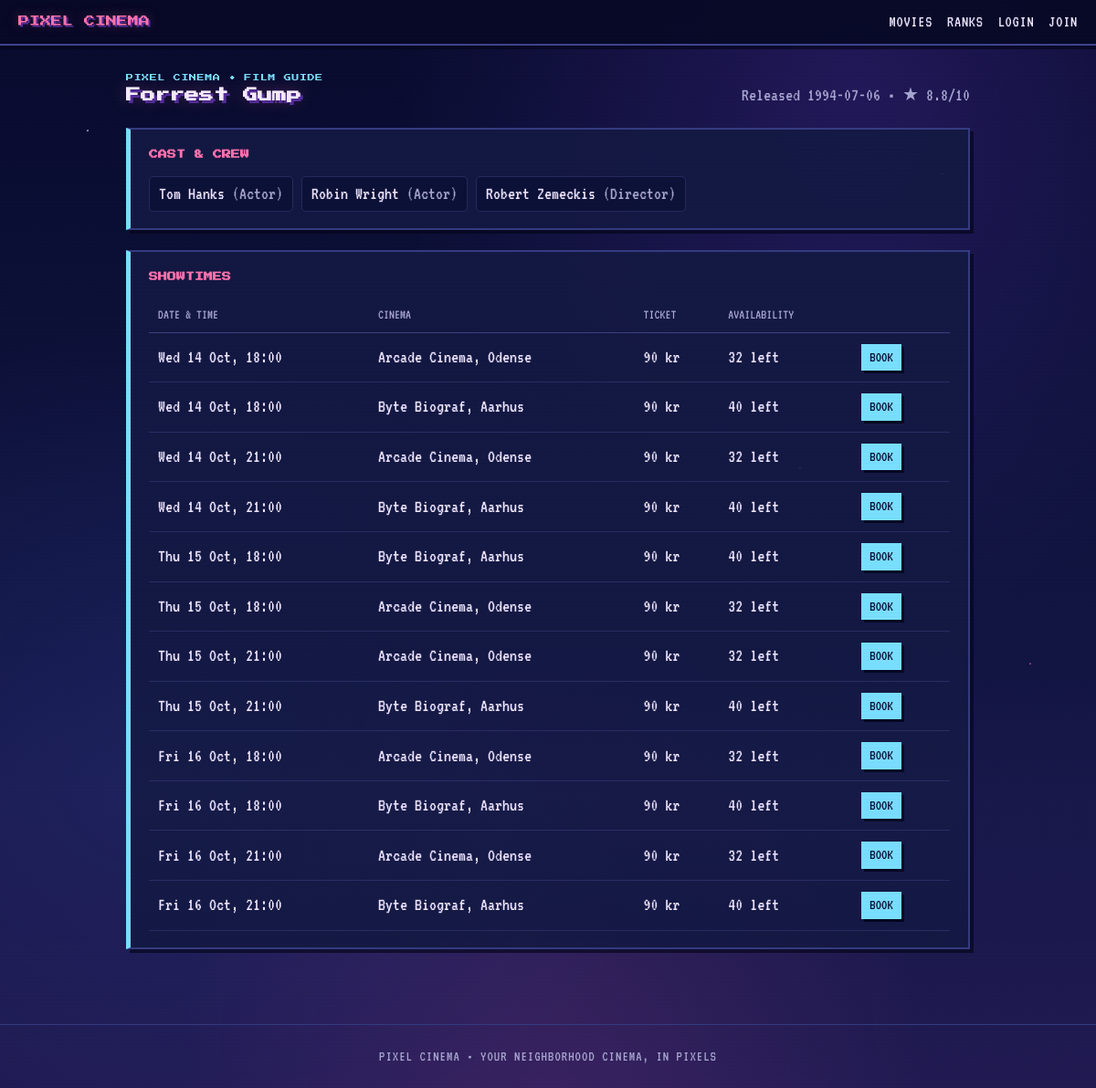
The page /movie.php?id=7 on the database its author committed.
### tables this page shows
CREATE TABLE `movies` (
   movieID INT not null auto_increment primary key,
   title VARCHAR(255),
   release_date DATE,
   rating DECIMAL(3,1) NULL,
   CONSTRAINT chk_movie_rating CHECK (rating IS NULL OR (rating >= 0 AND rating <= 10))
);

CREATE TABLE `castMovieRelation` (
   relationID INT not null auto_increment primary key,
   castID INT not null,
   movieID INT not null,
   relationToMovie VARCHAR(100),
   FOREIGN KEY (castID) REFERENCES `cast`(castID),
   FOREIGN KEY (movieID) REFERENCES `movies`(movieID)
);

CREATE TABLE `cast` (
   castID INT not null auto_increment primary key,
   firstName VARCHAR(100),
   lastName VARCHAR(100)
);

CREATE TABLE `showtimes` (
   showtimeID INT not null auto_increment primary key,
   movieID INT not null,
   theaterID INT not null,
   starts_at DATETIME not null,
   price INT not null,
   FOREIGN KEY (movieID) REFERENCES `movies`(movieID),
   FOREIGN KEY (theaterID) REFERENCES `theaters`(theaterID)
);

CREATE TABLE `theaters` (
   theaterID INT not null auto_increment primary key,
   name VARCHAR(100) not null,
   city VARCHAR(100) not null,
   seat_rows INT not null,
   seats_per_row INT not null
);

### includes/bootstrap.php (called while the page is built, shortened)
<?php
function e(?string $value): string
{
    return htmlspecialchars((string) $value, ENT_QUOTES, 'UTF-8');
}

### movie.php (the view, shortened to what this page needs)
<?php
require_once __DIR__ . '/includes/bootstrap.php';
$id = filter_input(INPUT_GET, 'id', FILTER_VALIDATE_INT);
$stmt = $pdo->prepare('SELECT movieID, title, release_date, rating FROM movies WHERE movieID = ?');
$stmt->execute([$id]);
$movie = $stmt->fetch();
$cast = $pdo->prepare(
    'SELECT c.firstName, c.lastName, r.relationToMovie
     FROM castMovieRelation r JOIN `cast` c ON c.castID = r.castID
     WHERE r.movieID = ? ORDER BY r.relationToMovie, c.lastName'
);
$cast->execute([$id]);
$cast = $cast->fetchAll();
$shows = $pdo->prepare(
    'SELECT s.showtimeID, s.starts_at, s.price, t.name, t.city,
            t.seat_rows * t.seats_per_row AS capacity,
            (SELECT COUNT(*) FROM bookings b WHERE b.showtimeID = s.showtimeID) AS taken
     FROM showtimes s JOIN theaters t ON t.theaterID = s.theaterID
     WHERE s.movieID = ? AND s.starts_at > NOW()
     ORDER BY s.starts_at'
);
$shows->execute([$id]);
$shows = $shows->fetchAll();
require __DIR__ . '/includes/header.php';
?>
<header class="film-heading">
    <div>
        <p class="eyebrow">PIXEL CINEMA &bull; FILM GUIDE</p>
        <h1><?= e($movie['title']) ?></h1>
    </div>
    <p class="muted">Released <?= e($movie['release_date']) ?> &bull; <?= $movie['rating'] !== null ? '&#9733; ' . e(number_format((float) $movie['rating'], 1)) . '/10' : 'Not rated' ?></p>
</header>
<section class="panel cast-panel">
    <h2>CAST &amp; CREW</h2>
    <ul>
    <?php foreach ($cast as $c): ?>
        <li><?= e($c['firstName'] . ' ' . $c['lastName']) ?> <span class="muted">(<?= e($c['relationToMovie']) ?>)</span></li>
    <?php endforeach; ?>
    </ul>
</section>
<section class="panel showtimes-panel">
    <h2>SHOWTIMES</h2>
    <div class="showtimes-table">
    <table>
        <?php if ($shows): ?>
        <thead><tr><th>Date &amp; time</th><th>Cinema</th><th>Ticket</th><th>Availability</th><th><span class="visually-hidden">Book seats</span></th></tr></thead>
        <?php endif; ?>
        <tbody>
        <?php foreach ($shows as $s): $left = (int) $s['capacity'] - (int) $s['taken']; ?>
        <tr>
            <td><?= e(date('D j M, H:i', strtotime($s['starts_at']))) ?></td>
            <td><?= e($s['name']) ?>, <?= e($s['city']) ?></td>
            <td><?= (int) $s['price'] ?> kr</td>
            <td><?= $left ?> left</td>
            <td><?= $left > 0 ? '<a class="btn small" href="book.php?showtime=' . (int) $s['showtimeID'] . '">Book</a>' : 'SOLD OUT' ?></td>
        </tr>
        <?php endforeach; ?>
        </tbody>
    </table>
    </div>
</section>
<?php require __DIR__ . '/includes/footer.php'; ?>

### styling/pixelArt.css (style rules this page uses)
:root { --bg: #090d32; --bg-deep: #050722; --panel: rgba(20, 25, 68, .92); --panel-edge: #343b80; --ink: #eee5ff; --muted: #a7a6d0; --phosphor: #9a83ff; --amber: #ff72ad; --rust: #ff668f; --neon-cyan: #79dfff; --neon-magenta: #ff72ad; --neon-green: #8ef0d1; --neon-yellow: #ffcf7a; --neon-red: #ff668f; --accent: var(--neon-magenta); --green: var(--neon-green); --red: var(--neon-red); --cyan: var(--neon-cyan); }
* { box-sizing: border-box; }
html { background: var(--bg-deep); }
body { position: relative; min-height: 100vh; margin: 0; color: var(--ink); font-family: "VT323", "Courier New", monospace; font-size: 20px; line-height: 1.35; background: radial-gradient(1px 1px at 8% 12%, rgba(235, 231, 255, .9) 50%, transparent 100%), radial-gradient(1px 1px at 19% 39%, rgba(121, 223, 255, .8) 50%, transparent 100%), radial-gradient(2px 2px at 31% 18%, rgba(235, 231, 255, .7) 50%, transparent 100%), radial-gradient(1px 1px at 47% 54%, rgba(255, 114, 173, .65) 50%, transparent 100%), radial-gradient(1px 1px at 58% 21%, rgba(235, 231, 255, .8) 50%, transparent 100%), radial-gradient(2px 2px at 73% 43%, rgba(121, 223, 255, .75) 50%, transparent 100%), radial-gradient(1px 1px at 86% 16%, rgba(235, 231, 255, .75) 50%, transparent 100%), radial-gradient(1px 1px at 94% 61%, rgba(255, 114, 173, .7) 50%, transparent 100%), radial-gradient(ellipse at 78% 8%, rgba(90, 54, 185, .3), transparent 38%), radial-gradient(ellipse at 18% 68%, rgba(56, 74, 177, .22), transparent 40%), radial-gradient(ellipse at 50% 105%, rgba(190, 75, 174, .16), transparent 48%), linear-gradient(180deg, #080b2d 0%, #111541 58%, #211b53 100%); }
body::before, body::after { position: fixed; inset: 0; z-index: 999; pointer-events: none; content: ""; }
body::before { opacity: .1; background: repeating-linear-gradient(to bottom, transparent 0 3px, rgba(0, 0, 0, .34) 4px); }
body::after { z-index: 998; opacity: .16; background: linear-gradient(180deg, transparent 58%, rgba(138, 105, 255, .12), transparent 88%); }
a { color: var(--neon-cyan); text-decoration: none; }
h1 { margin: 26px 4px 6px; color: #f5eaff; font-family: "Press Start 2P", "Courier New", monospace; font-size: 16px; line-height: 1.7; text-shadow: 3px 3px 0 #542c9a, 0 0 18px rgba(255, 114, 173, .35); }
h2 { color: var(--neon-magenta); font-family: "Press Start 2P", "Courier New", monospace; font-size: 10px; line-height: 1.8; }
.muted { color: var(--muted); }
.panel, .card, .badge, .flash { background: var(--panel); border: 2px solid var(--panel-edge); box-shadow: 4px 4px 0 rgba(4, 5, 26, .65); }
.panel { margin: 22px 4px; padding: 18px 20px; border-left: 5px solid var(--neon-cyan); }
.btn { position: relative; display: inline-block; margin: 4px; padding: 9px 14px; color: #090d32; background: var(--neon-cyan); border: 0; box-shadow: 3px 3px 0 #050722; cursor: pointer; font: inherit; text-decoration: none; text-transform: uppercase; transition: transform .12s, background-color .12s; }
.btn.small { padding: 4px 9px; font-size: 16px; }
.eyebrow { color: var(--neon-cyan); font-family: "Press Start 2P", "Courier New", monospace; font-size: 8px; letter-spacing: .08em; }
table { width: 100%; border-collapse: collapse; }
td { padding: 8px 10px; border-bottom: 1px dashed rgba(121, 223, 255, .28); }
.film-heading { display: flex; flex-wrap: wrap; justify-content: space-between; align-items: end; gap: 10px 24px; margin: 10px 4px 22px; }
.film-heading h1 { margin: 0; }
.film-heading p { margin: 0; }
.showtimes-panel h2, .cast-panel h2 { margin-top: 0; margin-bottom: 15px; }
.cast-panel ul { display: flex; flex-wrap: wrap; gap: 9px; margin: 0; padding: 0; list-style: none; }
.cast-panel li { padding: 5px 10px; background: rgba(8, 11, 45, .48); border: 1px solid rgba(143, 151, 255, .18); border-radius: 5px; }
.showtimes-table { overflow-x: auto; }
.showtimes-table table { min-width: 620px; }
.showtimes-table th { padding: 8px 10px; color: var(--muted); border-bottom: 1px solid rgba(143, 151, 255, .32); font-size: 15px; font-weight: 400; text-align: left; text-transform: uppercase; }
.showtimes-table td { border-bottom-style: solid; border-bottom-color: rgba(143, 151, 255, .16); }

### rows shown on the page
movies: title "Forrest Gump", release_date "1994-07-06", rating "8.8"
castmovierelation: castID.lastName "Tom Hanks", relationToMovie "Actor"
castmovierelation: castID.lastName "Robin Wright", relationToMovie "Actor"
castmovierelation: castID.lastName "Robert Zemeckis", relationToMovie "Director"
showtimes: starts_at "Wed 14 Oct, 18:00", theaterID.name "Arcade Cinema", theaterID.city "Odense", price "90", left "32"
showtimes: starts_at "Wed 14 Oct, 18:00", theaterID.name "Byte Biograf", theaterID.city "Aarhus", price "90", left "40"
showtimes: starts_at "Wed 14 Oct, 21:00", theaterID.name "Arcade Cinema", theaterID.city "Odense", price "90", left "32"
showtimes: starts_at "Wed 14 Oct, 21:00", theaterID.name "Byte Biograf", theaterID.city "Aarhus", price "90", left "40"
showtimes: starts_at "Thu 15 Oct, 18:00", theaterID.name "Byte Biograf", theaterID.city "Aarhus", price "90", left "40"
showtimes: starts_at "Thu 15 Oct, 18:00", theaterID.name "Arcade Cinema", theaterID.city "Odense", price "90", left "32"
showtimes: starts_at "Thu 15 Oct, 21:00", theaterID.name "Arcade Cinema", theaterID.city "Odense", price "90", left "32"
showtimes: starts_at "Thu 15 Oct, 21:00", theaterID.name "Byte Biograf", theaterID.city "Aarhus", price "90", left "40"
showtimes: starts_at "Fri 16 Oct, 18:00", theaterID.name "Arcade Cinema", theaterID.city "Odense", price "90", left "32"
showtimes: starts_at "Fri 16 Oct, 18:00", theaterID.name "Byte Biograf", theaterID.city "Aarhus", price "90", left "40"
showtimes: starts_at "Fri 16 Oct, 21:00", theaterID.name "Arcade Cinema", theaterID.city "Odense", price "90", left "32"
showtimes: starts_at "Fri 16 Oct, 21:00", theaterID.name "Byte Biograf", theaterID.city "Aarhus", price "90", left "40"
